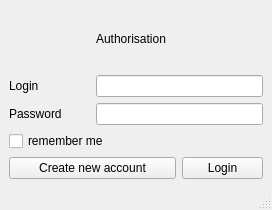
<?xml version="1.0" encoding="UTF-8"?>
<ui version="4.0">
 <class>AuthWindow</class>
 <widget class="QMainWindow" name="AuthWindow">
  <property name="geometry">
   <rect>
    <x>0</x>
    <y>0</y>
    <width>272</width>
    <height>210</height>
   </rect>
  </property>
  <property name="windowTitle">
   <string>MainWindow</string>
  </property>
  <widget class="QWidget" name="centralwidget">
   <layout class="QGridLayout" name="gridLayout">
    <item row="0" column="1">
     <widget class="QLabel" name="label_3">
      <property name="text">
       <string>Authorisation</string>
      </property>
     </widget>
    </item>
    <item row="1" column="0">
     <widget class="QLabel" name="label">
      <property name="text">
       <string>Login</string>
      </property>
      <property name="buddy">
       <cstring>loginEdit</cstring>
      </property>
     </widget>
    </item>
    <item row="1" column="1" colspan="2">
     <widget class="QLineEdit" name="loginEdit"/>
    </item>
    <item row="2" column="1" colspan="2">
     <widget class="QLineEdit" name="PasswordEdit">
      <property name="frame">
       <bool>true</bool>
      </property>
      <property name="echoMode">
       <enum>QLineEdit::Password</enum>
      </property>
     </widget>
    </item>
    <item row="2" column="0">
     <widget class="QLabel" name="label_2">
      <property name="text">
       <string>Password</string>
      </property>
      <property name="buddy">
       <cstring>PasswordEdit</cstring>
      </property>
     </widget>
    </item>
    <item row="5" column="2">
     <widget class="QPushButton" name="loginBtn">
      <property name="text">
       <string>Login</string>
      </property>
     </widget>
    </item>
    <item row="4" column="0" colspan="3">
     <widget class="QCheckBox" name="checkBox">
      <property name="text">
       <string>remember me</string>
      </property>
     </widget>
    </item>
    <item row="5" column="0" colspan="2">
     <widget class="QPushButton" name="registerBtn">
      <property name="text">
       <string>Create new account</string>
      </property>
     </widget>
    </item>
   </layout>
  </widget>
  <widget class="QMenuBar" name="menubar">
   <property name="geometry">
    <rect>
     <x>0</x>
     <y>0</y>
     <width>272</width>
     <height>22</height>
    </rect>
   </property>
  </widget>
  <widget class="QStatusBar" name="statusbar"/>
 </widget>
 <resources/>
 <connections/>
</ui>
